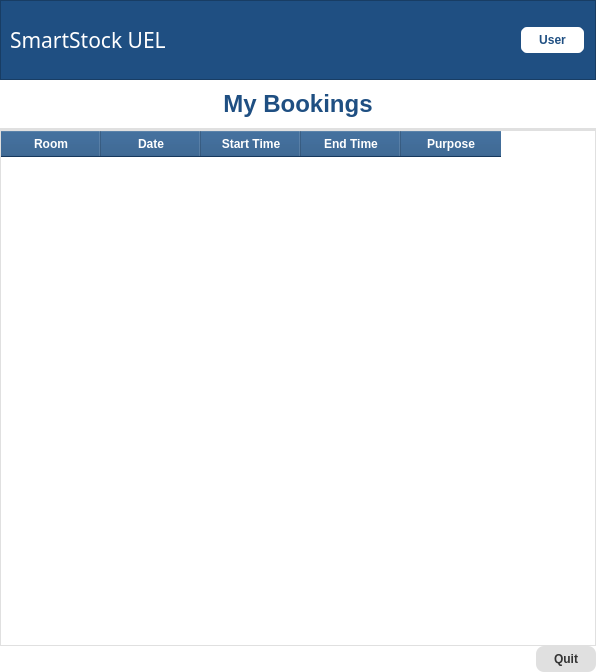
<?xml version="1.0" encoding="UTF-8"?>
<ui version="4.0">
 <class>MainWindow</class>
 <widget class="QMainWindow" name="MainWindow">
  <property name="geometry">
   <rect>
    <x>0</x>
    <y>0</y>
    <width>596</width>
    <height>672</height>
   </rect>
  </property>
  <property name="windowTitle">
   <string>MainWindow</string>
  </property>
  <widget class="QWidget" name="centralwidget">
   <property name="styleSheet">
    <string notr="true">background-color: rgb(255, 255, 255);</string>
   </property>
   <layout class="QVBoxLayout" name="verticalLayout_2">
    <property name="spacing">
     <number>0</number>
    </property>
    <property name="leftMargin">
     <number>0</number>
    </property>
    <property name="topMargin">
     <number>0</number>
    </property>
    <property name="rightMargin">
     <number>0</number>
    </property>
    <property name="bottomMargin">
     <number>0</number>
    </property>
    <item>
     <layout class="QVBoxLayout" name="verticalLayout">
      <property name="spacing">
       <number>0</number>
      </property>
      <item>
       <widget class="QFrame" name="frame">
        <property name="minimumSize">
         <size>
          <width>0</width>
          <height>80</height>
         </size>
        </property>
        <property name="maximumSize">
         <size>
          <width>16777215</width>
          <height>80</height>
         </size>
        </property>
        <property name="styleSheet">
         <string notr="true">background-color: #1f4f82;</string>
        </property>
        <property name="frameShape">
         <enum>QFrame::StyledPanel</enum>
        </property>
        <property name="frameShadow">
         <enum>QFrame::Raised</enum>
        </property>
        <layout class="QHBoxLayout" name="horizontalLayout_2">
         <item>
          <layout class="QHBoxLayout" name="horizontalLayout">
           <item>
            <widget class="QLabel" name="label_3">
             <property name="font">
              <font>
               <family>Baskerville Old Face</family>
               <pointsize>16</pointsize>
              </font>
             </property>
             <property name="styleSheet">
              <string notr="true">color: rgb(255, 255, 255);</string>
             </property>
             <property name="text">
              <string>SmartStock UEL</string>
             </property>
             <property name="alignment">
              <set>Qt::AlignLeading|Qt::AlignLeft|Qt::AlignVCenter</set>
             </property>
            </widget>
           </item>
          </layout>
         </item>
         <item>
          <spacer name="horizontalSpacer">
           <property name="orientation">
            <enum>Qt::Horizontal</enum>
           </property>
           <property name="sizeHint" stdset="0">
            <size>
             <width>40</width>
             <height>20</height>
            </size>
           </property>
          </spacer>
         </item>
         <item>
          <widget class="QPushButton" name="pushButton">
           <property name="styleSheet">
            <string notr="true">QPushButton {
    background-color: white;
    color: #1F4F82;
    border: 1.5px solid #1F4F82;
    border-radius: 8px;
    padding: 6px 18px;
    font-weight: 600;
}

QPushButton:hover {
    background-color: #1F4F82;
    color: white;
}

QPushButton:pressed {
    background-color: #163B63;
    color: white;
}</string>
           </property>
           <property name="text">
            <string>User</string>
           </property>
          </widget>
         </item>
        </layout>
       </widget>
      </item>
      <item>
       <widget class="QLabel" name="label_2">
        <property name="font">
         <font>
          <pointsize>-1</pointsize>
          <weight>75</weight>
          <bold>true</bold>
         </font>
        </property>
        <property name="styleSheet">
         <string notr="true">QLabel {
    font-size: 24px;
    font-weight: bold;
    color: #1F4F82;
    padding: 10px;
    border-bottom: 2px solid #E0E0E0;
}</string>
        </property>
        <property name="text">
         <string>My Bookings</string>
        </property>
        <property name="alignment">
         <set>Qt::AlignCenter</set>
        </property>
       </widget>
      </item>
      <item>
       <widget class="QTableWidget" name="tableWidgetMyBookings">
        <property name="styleSheet">
         <string notr="true">QTableWidget {
    border: 1px solid #E0E0E0;
    gridline-color: #E0E0E0;
    font-size: 13px;
}

QHeaderView::section {
    background-color: #1F4F82;
    color: white;
    font-weight: bold;
    padding: 4px;
}</string>
        </property>
        <column>
         <property name="text">
          <string>Room</string>
         </property>
        </column>
        <column>
         <property name="text">
          <string>Date</string>
         </property>
        </column>
        <column>
         <property name="text">
          <string>Start Time</string>
         </property>
        </column>
        <column>
         <property name="text">
          <string>End Time</string>
         </property>
        </column>
        <column>
         <property name="text">
          <string>Purpose</string>
         </property>
        </column>
       </widget>
      </item>
      <item>
       <layout class="QHBoxLayout" name="horizontalLayout_6">
        <item>
         <spacer name="horizontalSpacer_2">
          <property name="orientation">
           <enum>Qt::Horizontal</enum>
          </property>
          <property name="sizeHint" stdset="0">
           <size>
            <width>40</width>
            <height>20</height>
           </size>
          </property>
         </spacer>
        </item>
        <item>
         <spacer name="horizontalSpacer_3">
          <property name="orientation">
           <enum>Qt::Horizontal</enum>
          </property>
          <property name="sizeHint" stdset="0">
           <size>
            <width>40</width>
            <height>20</height>
           </size>
          </property>
         </spacer>
        </item>
        <item>
         <widget class="QPushButton" name="pushButtonQuit">
          <property name="styleSheet">
           <string notr="true">QPushButton {
    background-color: #E0E0E0;
    color: #333333;
    border-radius: 8px;
    padding: 6px 18px;
    font-weight: bold;
}

QPushButton:hover {
    background-color: #CFCFCF;
}

QPushButton:pressed {
    background-color: #B8B8B8;
}</string>
          </property>
          <property name="text">
           <string>Quit</string>
          </property>
         </widget>
        </item>
       </layout>
      </item>
     </layout>
    </item>
   </layout>
  </widget>
 </widget>
 <resources/>
 <connections/>
</ui>
